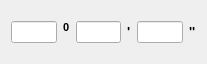
<?xml version="1.0" encoding="UTF-8"?>
<ui version="4.0">
 <class>degWidget</class>
 <widget class="QWidget" name="degWidget">
  <property name="geometry">
   <rect>
    <x>0</x>
    <y>0</y>
    <width>207</width>
    <height>64</height>
   </rect>
  </property>
  <property name="windowTitle">
   <string>degWidget</string>
  </property>
  <layout class="QGridLayout" name="gridLayout">
   <item row="0" column="0">
    <layout class="QHBoxLayout" name="horizontalLayout">
     <item>
      <widget class="QLineEdit" name="lineEditDeg"/>
     </item>
     <item>
      <widget class="QLabel" name="label">
       <property name="text">
        <string>&lt;html&gt;&lt;head/&gt;&lt;body&gt;&lt;p&gt;&lt;span style=&quot; font-size:12pt; font-weight:600; vertical-align:super;&quot;&gt;0&lt;/span&gt;&lt;/p&gt;&lt;/body&gt;&lt;/html&gt;</string>
       </property>
      </widget>
     </item>
     <item>
      <widget class="QLineEdit" name="lineEditMin"/>
     </item>
     <item>
      <widget class="QLabel" name="label_2">
       <property name="text">
        <string>&lt;html&gt;&lt;head/&gt;&lt;body&gt;&lt;p&gt;&lt;span style=&quot; font-size:10pt; font-weight:600;&quot;&gt;'&lt;/span&gt;&lt;/p&gt;&lt;/body&gt;&lt;/html&gt;</string>
       </property>
      </widget>
     </item>
     <item>
      <widget class="QLineEdit" name="lineEditSec"/>
     </item>
     <item>
      <widget class="QLabel" name="label_3">
       <property name="text">
        <string>&lt;html&gt;&lt;head/&gt;&lt;body&gt;&lt;p&gt;&lt;span style=&quot; font-size:10pt; font-weight:600;&quot;&gt;''&lt;/span&gt;&lt;/p&gt;&lt;/body&gt;&lt;/html&gt;</string>
       </property>
      </widget>
     </item>
    </layout>
   </item>
  </layout>
 </widget>
 <layoutdefault spacing="6" margin="11"/>
 <resources/>
 <connections/>
</ui>
